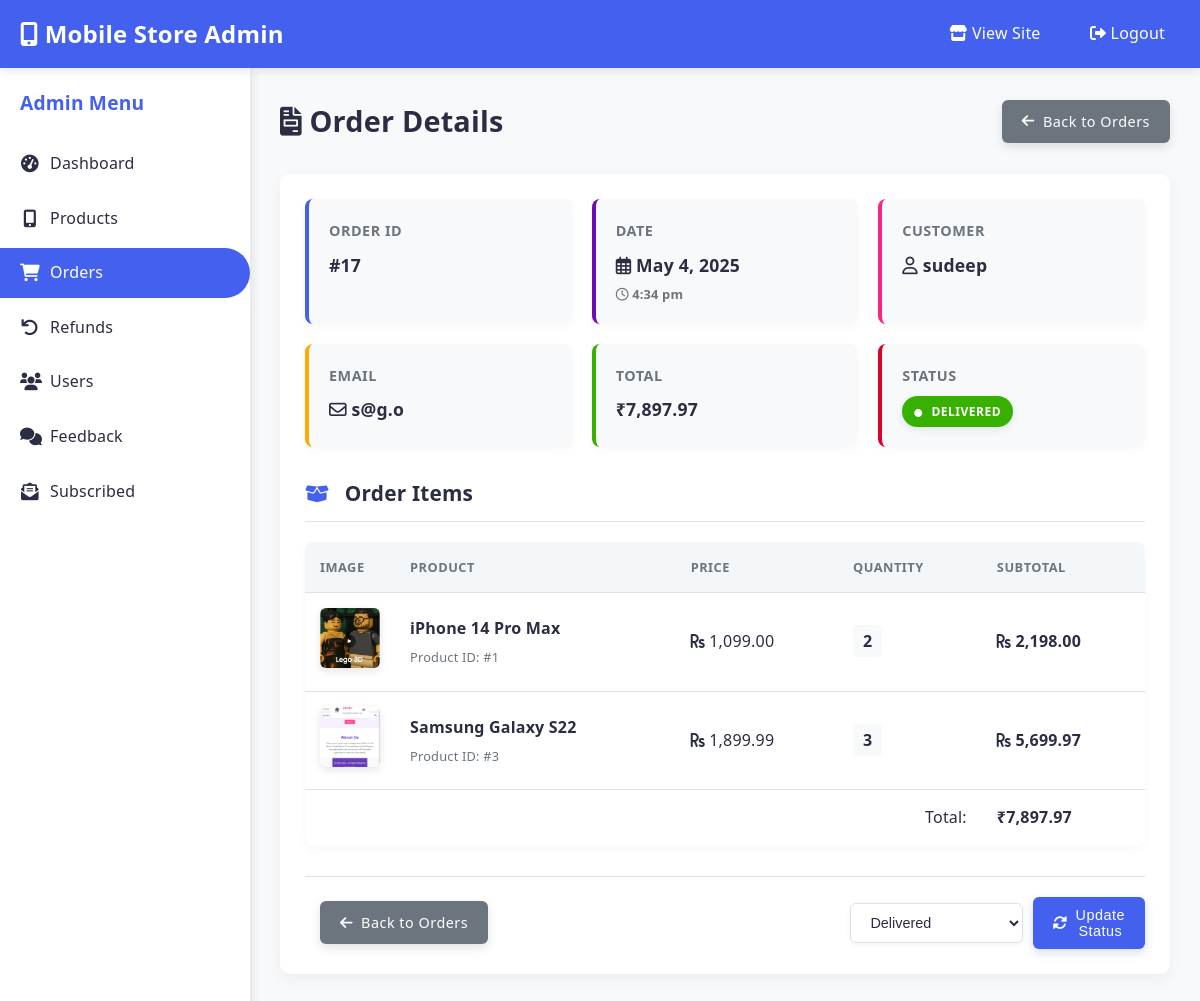
The app's page /admin/order_details.php?id=17 (signed in) with its own data.
### tables this page shows
CREATE TABLE `orders` (
  `id` int(11) NOT NULL,
  `user_id` int(11) DEFAULT NULL,
  `total_amount` decimal(10,2) NOT NULL,
  `status` varchar(50) DEFAULT 'pending',
  `created_at` timestamp NOT NULL DEFAULT current_timestamp(),
  `shipping_address_id` int(11) DEFAULT NULL,
  `payment_status` varchar(50) DEFAULT 'pending'
);

CREATE TABLE `users` (
  `id` int(11) NOT NULL,
  `username` varchar(50) NOT NULL,
  `password` varchar(255) NOT NULL,
  `email` varchar(100) NOT NULL,
  `is_admin` tinyint(1) DEFAULT 0,
  `created_at` timestamp NOT NULL DEFAULT current_timestamp()
);

CREATE TABLE `order_items` (
  `id` int(11) NOT NULL,
  `order_id` int(11) DEFAULT NULL,
  `product_id` int(11) DEFAULT NULL,
  `quantity` int(11) NOT NULL,
  `price` decimal(10,2) NOT NULL
);

CREATE TABLE `products` (
  `id` int(11) NOT NULL,
  `name` varchar(255) NOT NULL,
  `description` text DEFAULT NULL,
  `price` decimal(10,2) NOT NULL,
  `image` varchar(255) DEFAULT NULL,
  `category` varchar(100) DEFAULT NULL,
  `stock` int(11) DEFAULT 0,
  `created_at` timestamp NOT NULL DEFAULT current_timestamp(),
  `featured` tinyint(1) DEFAULT 0,
  `rating` decimal(3,1) DEFAULT NULL,
  `reviews_count` int(11) DEFAULT 0,
  `storage` varchar(50) DEFAULT NULL,
  `display` varchar(100) DEFAULT NULL,
  `battery` varchar(50) DEFAULT NULL
);

### admin/order_details.php (the view, shortened to what this page needs)
<?php
require_once '../config.php';
$order_id = $_GET['id'];
$stmt = $conn->prepare("SELECT o.*, u.username, u.email FROM orders o
               JOIN users u ON o.user_id = u.id
               WHERE o.id = ?");
$stmt->bind_param("i", $order_id);
$stmt->execute();
$order_result = $stmt->get_result();
$order = $order_result->fetch_assoc();
$items_stmt = $conn->prepare("SELECT oi.*, p.name, p.image FROM order_items oi
               JOIN products p ON oi.product_id = p.id
               WHERE oi.order_id = ?");
$items_stmt->bind_param("i", $order_id);
$items_stmt->execute();
$items = $items_stmt->get_result();
?>
<!DOCTYPE html>
<html lang="en">
<head>
    <link rel="stylesheet" href="../css/style.css">
    <link rel="stylesheet" href="../css/admin.css">
    <link rel="stylesheet" href="../css/orders.css">
    <link rel="stylesheet" href="https://cdnjs.cloudflare.com/ajax/libs/font-awesome/6.0.0-beta3/css/all.min.css">
</head>
<body>
    <header>
        <div class="container">
            <h1><i class="fas fa-mobile-alt"></i> Mobile Store Admin</h1>
            <div>
                <a href="../index.php"><i class="fas fa-store"></i> View Site</a>
                <a href="../logout.php"><i class="fas fa-sign-out-alt"></i> Logout</a>
            </div>
        </div>
    </header>
    <div class="admin-container">
        <div class="sidebar">
            <h3>Admin Menu</h3>
            <ul>
                <li><a href="index.php" ><i class="fas fa-tachometer-alt"></i> Dashboard</a></li>
                <li><a href="products.php"><i class="fas fa-mobile-alt"></i> Products</a></li>
                <li><a href="orders.php" class="active"><i class="fas fa-shopping-cart"></i> Orders</a></li>
                <li><a href="refunds.php"><i class="fas fa-undo"></i> Refunds</a></li>
                <li><a href="users.php"><i class="fas fa-users"></i> Users</a></li>
                <li><a href="feedback.php"><i class="fa-solid fa-comments"></i>Feedback</a></li>
                <li><a href="subscribed.php"><i class="fa-solid fa-envelope-open-text"></i>Subscribed</a></li>
            </ul>
        </div>
        <div class="main-content">
            <div class="page-title">
                <h2><i class="fas fa-file-invoice"></i> Order Details</h2>
                <a href="orders.php" class="btn btn-secondary"><i class="fas fa-arrow-left"></i> Back to Orders</a>
            </div>
            <div class="order-details">
                <div class="order-meta">
                    <div class="order-meta-item">
                        <h4>Order ID</h4>
                        <p>#<?php echo $order['id']; ?></p>
                    </div>
                    <div class="order-meta-item">
                        <h4>Date</h4>
                        <p><i class="far fa-calendar-alt"></i> <?php echo date('F j, Y', strtotime($order['created_at'])); ?></p>
                        <p style="font-size: 0.8rem; margin-top: 5px; color: var(--text-muted);"><i class="far fa-clock"></i> <?php echo date('g:i a', strtotime($order['created_at'])); ?></p>
                    </div>
                    <div class="order-meta-item">
                        <h4>Customer</h4>
                        <p><i class="far fa-user"></i> <?php echo htmlspecialchars($order['username']); ?></p>
                    </div>
                    <div class="order-meta-item">
                        <h4>Email</h4>
                        <p><i class="far fa-envelope"></i> <?php echo htmlspecialchars($order['email']); ?></p>
                    </div>
                    <div class="order-meta-item">
                        <h4>Total</h4>
                        <p>₹<?php echo number_format($order['total_amount'], 2); ?></p>
                    </div>
                    <div class="order-meta-item">
                        <h4>Status</h4>
                        <p>
                            <span class="status-badge status-<?php echo $order['status']; ?>">
                                <i class="fas fa-circle" style="font-size: 8px; margin-right: 5px;"></i>
                                <?php echo ucfirst($order['status']); ?>
                            </span>
                        </p>
                    </div>
                </div>
                <div class="section-title">
                    <h3><i class="fas fa-box-open"></i> Order Items</h3>
                </div>
                <table class="order-items">
                    <thead>
                        <tr>
                            <th width="80">Image</th>
                            <th>Product</th>
                            <th>Price</th>
                            <th>Quantity</th>
                            <th>Subtotal</th>
                        </tr>
                    </thead>
                    <tbody>
                        <?php if ($items && $items->num_rows > 0): ?>
                            <?php
                            $total = 0;
                            while($item = $items->fetch_assoc()):
                                $subtotal = $item['price'] * $item['quantity'];
                                $total += $subtotal;
                            ?>
                                <tr>
                                    <td>
                                        <?php if ($item['image']): ?>
                                            <img src="../images/<?php echo $item['image']; ?>" alt="<?php echo htmlspecialchars($item['name']); ?>" class="product-image">
                                        <?php else: ?>
                                            <div style="width: 60px; height: 60px; background: #f8f9fa; border-radius: 6px; display: flex; align-items: center; justify-content: center;">
                                                <i class="fas fa-image" style="color: #ccc; font-size: 1.5rem;"></i>
                                            </div>
                                        <?php endif; ?>
                                    </td>
                                    <td>
                                        <strong><?php echo htmlspecialchars($item['name']); ?></strong>
                                        <div style="font-size: 0.8rem; color: var(--text-muted); margin-top: 5px;">
                                            Product ID: #<?php echo $item['product_id']; ?>
                                        </div>
                                    </td>
                                    <td><i class="fas fa-rupee-sign"></i> <?php echo number_format($item['price'], 2); ?></td>
                                    <td>
                                        <span style="background: #f8f9fa; padding: 5px 10px; border-radius: 4px; font-weight: 600;">
                                            <?php echo $item['quantity']; ?>
                                        </span>
                                    </td>
                                    <td><strong><i class="fas fa-rupee-sign"></i> <?php echo number_format($subtotal, 2); ?></strong></td>
                                </tr>
                            <?php endwhile; ?>
                            <tr class="total-row">
                                <td colspan="4" style="text-align: right;">Total:</td>
                                <td><strong>₹<?php echo number_format($total, 2); ?></strong></td>
                            </tr>
                        <?php endif; ?>
                    </tbody>
                </table>
                <div class="action-bar">
                    <a href="orders.php" class="btn btn-secondary"><i class="fas fa-arrow-left"></i> Back to Orders</a>
                    <form action="orders.php" method="post" class="status-form">
                        <select name="status">
                            <option value="delivered" <?php echo ($order['status'] == 'delivered') ? 'selected' : ''; ?>>Delivered</option>
                        </select>
                        <button type="submit" name="update_status" class="btn"><i class="fas fa-sync-alt"></i> Update Status</button>
                    </form>
                </div>
            </div>
        </div>
    </div>
</body>
</html>

### css/style.css (style rules this page uses)
:root { --text-color: #1a2a3a; --background: #f0f8ff; --primary: #1e88e5; --secondary: #64b5f6; --accent: #0d47a1; --text-light: #ffffff; --text-muted: #546e7a; --primary-light: #6ab7ff; --primary-dark: #005cb2; --secondary-light: #9be7ff; --secondary-dark: #2286c3; --accent-light: #5472d3; --accent-dark: #002171; --border-color: #bbdefb; --shadow-color: rgba(30, 136, 229, 0.1); --success-color: #4caf50; --error-color: #f44336; }
* { margin: 0; padding: 0; box-sizing: border-box; }
body { font-family: 'Segoe UI', Tahoma, Geneva, Verdana, sans-serif; line-height: 1.6; color: var(--text-color); background-color: var(--background); letter-spacing: 0.2px; }
.container { width: 100%; max-width: 1350px; margin: 0 auto; padding: 0 20px; }
header { background-color: var(--primary); color: var(--text-light); box-shadow: 0 4px 12px var(--shadow-color); position: sticky; top: 0; z-index: 1000; }
header .container { display: flex; justify-content: space-between; align-items: center; padding: 15px 20px; }
header h1 { font-size: 28px; font-weight: 700; color: var(--text-light); }
.btn { display: inline-block; background-color: var(--secondary); color: var(--text-light); padding: 14px 28px; border-radius: 50px; text-decoration: none; font-weight: 600; transition: all 0.3s; box-shadow: 0 4px 10px var(--shadow-color); display: inline-flex; align-items: center; justify-content: center; border: none; cursor: pointer; letter-spacing: 0.5px; }
.btn i { margin-right: 8px; }
.btn-secondary { background-color: transparent; border: 2px solid var(--text-light); margin-left: 15px; }
:root { --primary: #4361ee; --primary-dark: #3a0ca3; --primary-light: #7209b7; --accent: #f72585; --accent-dark: #b5179e; --text-color: #2b2d42; --text-muted: #6c757d; --text-light: #ffffff; --background: #f8f9fa; --background-rgb: 248, 249, 250; --border-color: #dee2e6; --shadow-color: rgba(0, 0, 0, 0.05); --success-color: #38b000; --warning-color: #ffaa00; --error-color: #d90429; }
.container { animation: fadeIn 0.5s ease; }
input, select, textarea { width: 100%; padding: 12px 15px; border: 1px solid var(--border-color); border-radius: 8px; font-size: 1rem; color: var(--text-color); transition: all 0.3s ease; background-color: var(--background); }
button, .btn { padding: 12px 20px; background-color: var(--primary); color: var(--text-light); border: none; border-radius: 8px; font-size: 1rem; font-weight: 600; cursor: pointer; transition: all 0.3s ease; }

### records on screen
orders: id "17", created_at "May 4, 2025", created_at "4:34 pm", user.username "sudeep", user.email "s@g.o", total_amount "7,897.97", status "DELIVERED", status "Delivered"
order_items: product.image (picture), product.name "iPhone 14 Pro Max", product "1", price "1,099.00", quantity "2", subtotal "2,198.00"
order_items: product.image (picture), product.name "Samsung Galaxy S22", product "3", price "1,899.99", quantity "3", subtotal "5,699.97"

### other values on screen
$total "7,897.97"
